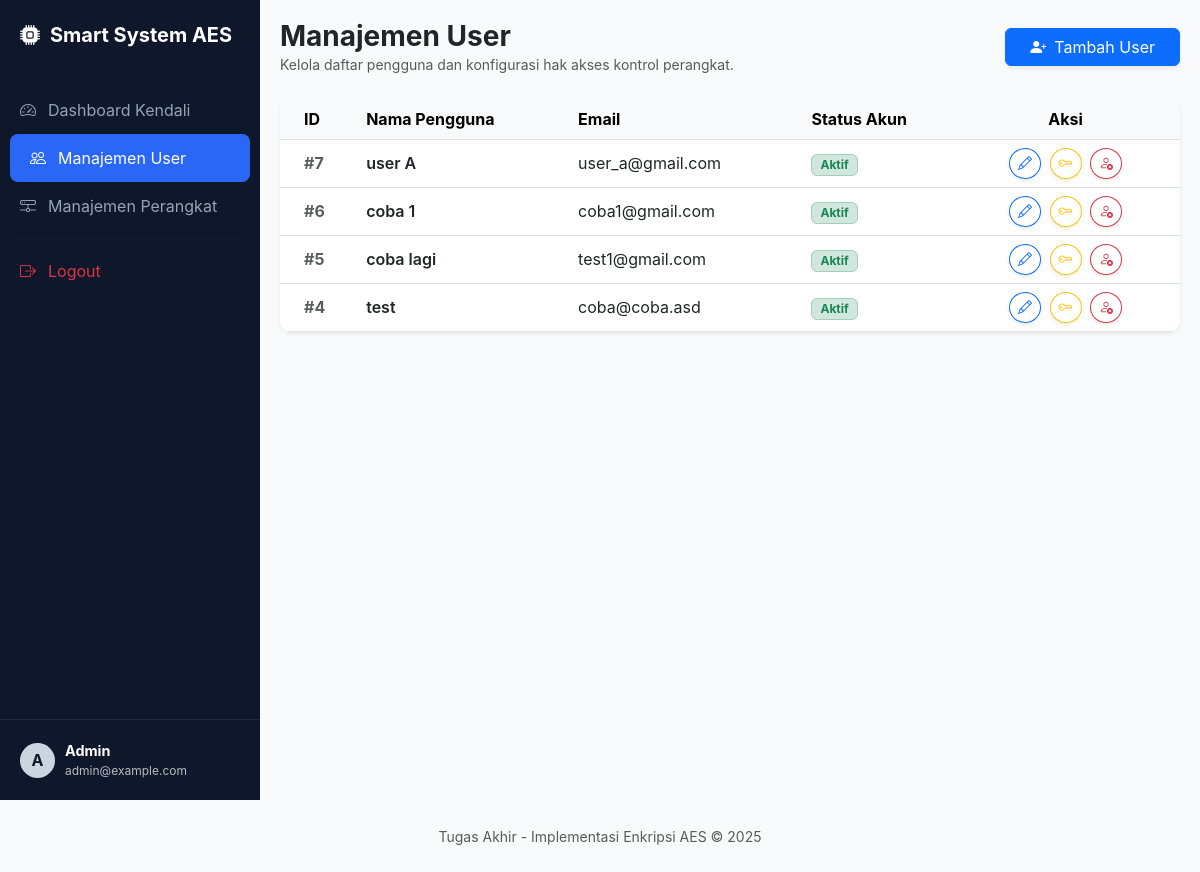
Page /users.php (signed in) on the committed database.
### tables this page shows
CREATE TABLE `user` (
  `id_user` int(11) NOT NULL,
  `email` varchar(100) NOT NULL,
  `name` varchar(100) NOT NULL,
  `password` varchar(100) NOT NULL,
  `is_admin` tinyint(1) NOT NULL DEFAULT 0,
  `status` int(11) NOT NULL,
  `created_at` datetime NOT NULL,
  `updated_at` datetime DEFAULT NULL,
  `created_by` int(11) NOT NULL,
  `updated_by` int(11) DEFAULT NULL
);

### users.php (the view, shortened to what this page needs)
<?php
require_once('config/koneksi.php');
include('includes/header.php');
include('includes/sidebar.php');
$sql = "SELECT * FROM user WHERE is_admin = 0 ORDER BY id_user DESC";
$result = mysqli_query($koneksi, $sql);
$users = $result ? mysqli_fetch_all($result, MYSQLI_ASSOC) : [];
?>
<div class="main-content">
    <div class="d-flex flex-column flex-md-row justify-content-between align-items-stretch align-items-md-center mb-4 gap-3">
        <div>
            <h3 class="fw-bold m-0">Manajemen User</h3>
            <p class="text-muted small mb-0">Kelola daftar pengguna dan konfigurasi hak akses kontrol perangkat.</p>
        </div>
        <button class="btn btn-primary px-4 shadow-sm text-nowrap" onclick="loadAddModal()">
            <i class="bi bi-person-plus-fill me-2"></i>Tambah User
        </button>
    </div>
    <div class="card card-custom overflow-hidden shadow-sm border-0">
        <div class="table-responsive">
            <table class="table table-hover align-middle mb-0">
                <thead class="table-light">
                    <tr>
                        <th class="ps-4">ID</th>
                        <th>Nama Pengguna</th>
                        <th>Email</th>
                        <th>Status Akun</th>
                        <th class="text-center pe-4">Aksi</th>
                    </tr>
                </thead>
                <tbody>
                    <?php if(count($users) > 0): ?>
                        <?php foreach ($users as $row): ?>
                        <tr>
                            <td class="ps-4 fw-bold text-muted">#<?= $row['id_user'] ?></td>
                            <td class="fw-semibold text-dark"><?= htmlspecialchars($row['name']) ?></td>
                            <td><?= htmlspecialchars($row['email']) ?></td>
                            <td>
                                <?php if($row['status'] == '1'): ?>
                                    <span class="badge bg-success-subtle text-success border border-success-subtle px-2 py-1">Aktif</span>
                                <?php else: ?>
                                    <span class="badge bg-danger-subtle text-danger border border-danger-subtle px-2 py-1">Non-Aktif</span>
                                <?php endif; ?>
                            </td>
                            <td class="text-center pe-4">
                                <button class="btn btn-sm btn-outline-primary rounded-circle shadow-sm" onclick="editUser(<?= $row['id_user'] ?>)" title="Edit Akses">
                                    <i class="bi bi-pencil"></i>
                                </button>
                                <button class="btn btn-sm btn-outline-warning rounded-circle shadow-sm ms-1" onclick="changePassword(<?= $row['id_user'] ?>, '<?= htmlspecialchars($row['name'], ENT_QUOTES) ?>')" title="Ganti Password">
                                    <i class="bi bi-key"></i>
                                </button>
                                <?php if($row['status'] == '1'): ?>
                                    <button class="btn btn-sm btn-outline-danger rounded-circle shadow-sm ms-1" onclick="changeStatus(<?= $row['id_user'] ?>, 0, '<?= htmlspecialchars($row['name'], ENT_QUOTES) ?>')" title="Non-Aktifkan">
                                        <i class="bi bi-person-x"></i>
                                    </button>
                                <?php else: ?>
                                    <button class="btn btn-sm btn-outline-success rounded-circle shadow-sm ms-1" onclick="changeStatus(<?= $row['id_user'] ?>, 1, '<?= htmlspecialchars($row['name'], ENT_QUOTES) ?>')" title="Aktifkan">
                                        <i class="bi bi-person-check"></i>
                                    </button>
                                <?php endif; ?>
                            </td>
                        </tr>
                        <?php endforeach; ?>
                    <?php else: ?>
                        <tr><td colspan="5" class="text-center text-muted py-4">Belum ada data user.</td></tr>
                    <?php endif; ?>
                </tbody>
            </table>
        </div>
    </div>
</div>
<?php include('includes/footer.php'); ?>

### includes/header.php (style rules this page uses)
:root { --sidebar-bg: #0f172a; --sidebar-active: #2b67f6; --bg-light: #f8fafc; }
body { background-color: var(--bg-light); font-family: 'Inter', sans-serif; overflow-x: hidden; }
.main-content { margin-left: 260px; padding: 20px; min-height: 100vh; display: flex; flex-direction: column; transition: all 0.3s ease; }
.card-custom { border: none; border-radius: 12px; box-shadow: 0 4px 15px rgba(0,0,0,0.05); background: white; }

### rows in the picture
user: id_user "7", name "user A", email "user_a@gmail.com", status "Aktif"
user: id_user "6", name "coba 1", email "coba1@gmail.com", status "Aktif"
user: id_user "5", name "coba lagi", email "test1@gmail.com", status "Aktif"
user: id_user "4", name "test", email "coba@coba.asd", status "Aktif"

### other values in the picture
substr($_SESSION['name'], 0, 1) "A"
$_SESSION['name'] "Admin"
$_SESSION['email'] "admin@example.com"
